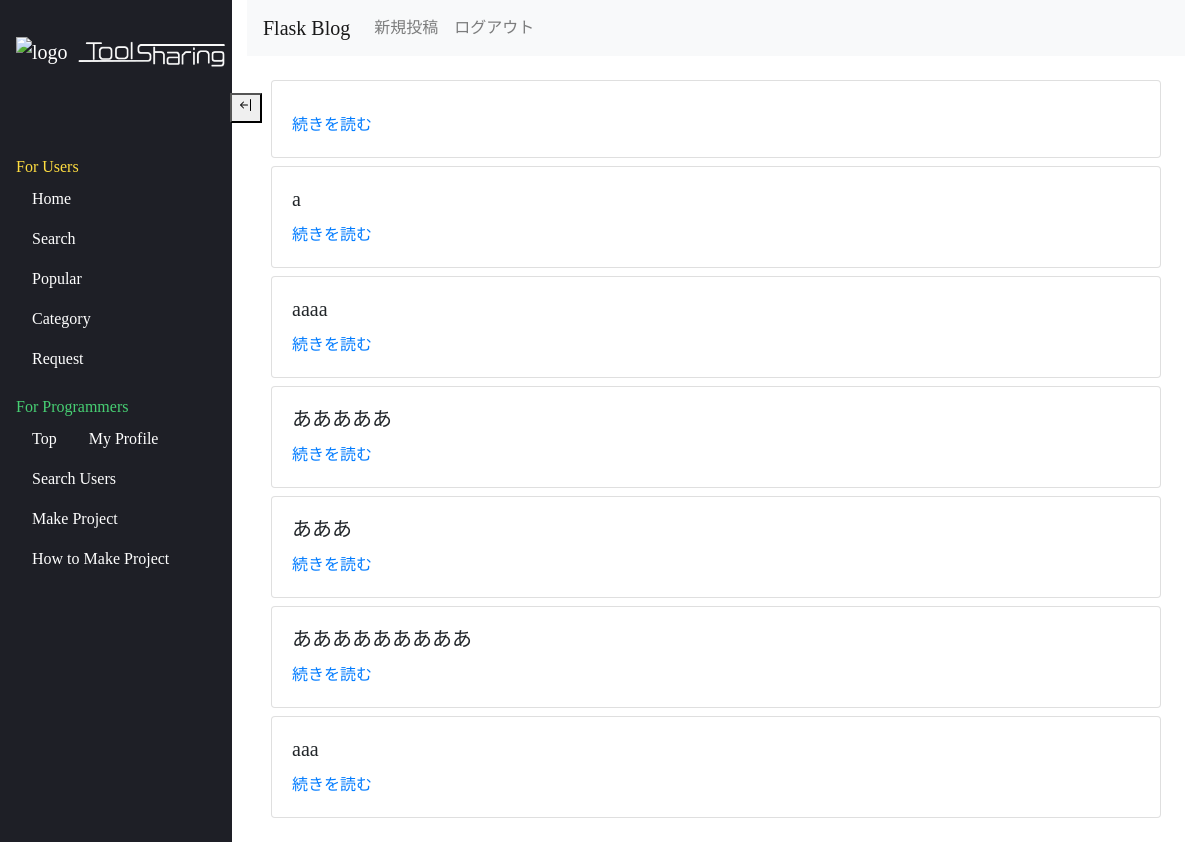
The app's page /users/ (signed in) with its own data.
### flask_blog/models/entries.py (models this page shows, shortened)
class Entry(db.Model):
    __tablename__ = 'entries'
    id = db.Column(db.Integer, primary_key=True)
    title = db.Column(db.String(50), unique=True)
    text = db.Column(db.Text)
    created_at = db.Column(db.DateTime)

### flask_blog/views/entries.py (the view)
@entry.route('/')
@login_required
def show_entries():
    entries = Entry.query.order_by(Entry.id.desc()).all()
    return render_template('public/index.html', entries=entries)

### flask_blog/views/views.py (called while the page is built)
def login_required(view):
    @wraps(view)
    def inner(*args, **kwargs):
        if not session.get('logged_in'):
            return redirect(url_for('view.login'))
        return view(*args, **kwargs)
    return inner

### flask_blog/templates/public/index.html (shortened to what this page needs)
    {% extends "layout.html" %}
    {% block body %}
  </head>
  <body>
<ul class="list-group list-group-flush">
  {% for entry in entries %}
<div class="card">
    <div class="card-body">
        <h5 class="card-title">{{ entry.title }}</h5>
        <a href="{{ url_for('entry.show_entry', id=entry.id) }}" class="card-link">続きを読む</a>
        </div>
        </div>
        {% else %}
        投稿がありません
        {% endfor %}
        </ul>
        {% endblock %}

### flask_blog/static/style.css (style rules this page uses)
.card { margin: 0.25rem; }
* { font-family: 'Mplus 1p'; }
body { padding-top: 58px; font-family:'Lato', 'Lucida Grande', 'Lucida Sans Unicode', Tahoma, Sans-Serif; }
@media (min-width: 768px) { body { padding-top: 0; } }
@media (min-width: 768px) { body { margin-left: 232px; } }

### records on screen
Entry: title "a"
Entry: title "aaaa"
Entry: title "あああああ"
Entry: title "あああ"
Entry: title "あああああああああ"
Entry: title "aaa"
